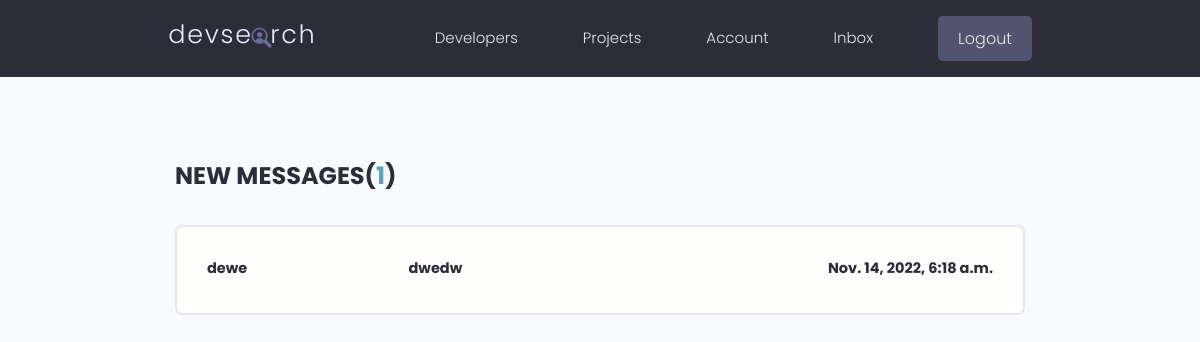
Page /inbox (signed in) on the committed database.
### users/models.py (models this page shows, shortened)
class Message(models.Model):
    sender=models.ForeignKey(Profile,on_delete=models.SET_NULL,null=True,blank=True)
    recipient=models.ForeignKey(Profile,on_delete=models.SET_NULL,null=True,blank=True,related_name="messages")
    name= models.CharField(max_length=200,null=True,blank=True)
    email= models.EmailField(max_length=200,null=True,blank=True)
    subject=models.CharField(max_length=200,null=True,blank=True)
    body=models.TextField()
    is_read=models.BooleanField(default=False,null=True)
    created = models.DateTimeField(auto_now_add=True)
    id = models.UUIDField(default=uuid.uuid4, unique=True, primary_key=True, editable=False)
    class Meta:
        ordering=['is_read','-created']

### users/views.py (the view)
# urls.py: path('inbox',views.inbox,name="inbox"),
@login_required(login_url='login')
def inbox(request):
    message=Message.objects.filter(recipient=request.user.profile)
    unread_count=message.filter(is_read=False).count()
    context={'message':message,"unread_count":unread_count }
    return render(request,"users/inbox.html",context)

### users/templates/users/inbox.html
{% extends 'main.html' %}
{% block content %}
  <main class="inbox my-xl">
    <div class="content-box">
      <h3 class="inbox__title">New Messages(<span>{{ unread_count }}</span>)</h3>
      <ul class="messages">
         {% for item in message %}
          <li class="message {%if item.is_read == True  %}"> {% else %} message--unread"> {% endif %}
          <a href="{% url "view_message" item.id %}">
            <span class="message__author">{{ item.name}}</span>
            <span class="message__subject">{{ item.subject }}</span>
            <span class="message__date">{{ item.created}}</span>
          </a>
        </li>
         {% endfor %}
      </ul>
    </div>
  </main>
{% endblock %}

### static/styles/app.css (style rules this page uses)
:root { --color-sub: #2d2d39; }
.content-box { width: 95%; max-width: 85rem; margin: 0 auto; }
.inbox { height: 90vh; }
.inbox__title, .inbox__title span { font-size: 2.4rem; font-weight: 700; color: var(--color-sub); text-transform: uppercase; text-align: left; margin-bottom: 3rem; }
.inbox__title span { color: var(--color-main); }
.messages { list-style: none; background: var(--color-white); padding: 0.5rem 3rem; border: 2px solid var(--color-light); border-radius: 0.7rem; }
.message { padding: 2.5rem 0; }
.message > a span { font-size: 1.45rem; font-weight: 500; }
.message.message--unread a span { font-weight: 700; color: var(--color-sub); }
.message > a { display: flex; gap: 1rem; }
.message__author, .message__date { flex-basis: 25%; }
.message__subject { flex-basis: 50%; }
.message__date { text-align: right; }

### static/uikit/styles/modules/_variables.css (style rules this page uses)
:root { --color-main: #5aa5b9; --color-main-light: #e6faff; --color-sub: #3f4156; --color-sub-light: #51546e; --color-sub-lighter: #ededfd; --color-text: #737373; --color-gray: #8b8b8b; --color-light: #e5e7eb; --color-light-gray: #767676; --color-bg: #f8fafd; --color-white: #fffefd; --color-white-light: #f3f3f3; --color-success: #359e64; --color-success-bg: #def8e8; --color-error: #fc4b0b; --color-error-bg: #fff2ee; --font-base: 'Poppins', arial, helvetica, 'Segoe UI', roboto, ubuntu, sans-serif; --font-monospace: 'Fira Code', 'Courier New', courier, monospace; --font-regular: 300; --font-medium: 500; --font-bold: 700; --generic-shadow: 1px 1px 5px #00000010; --generic-transition: all 0.3s ease-in-out; }

### static/uikit/styles/modules/_base.css (style rules this page uses)
* { margin: 0; padding: 0; box-sizing: border-box; text-rendering: optimizeLegibility; color: inherit; font-size: inherit; }
html { font-size: 50%; }
@media only screen and (min-width: 480px) { html { font-size: 56.25%; } }
@media only screen and (min-width: 1200px) { html { font-size: 62.5%; } }
body { line-height: 1.6; font-weight: 400; font-size: 1.5rem; color: var(--color-text); background-color: var(--color-bg); min-height: 100vh; }

### static/uikit/styles/modules/_typography.css (style rules this page uses)
* { font-family: var(--font-base); }
h3 { font-size: 3.2rem; font-weight: var(--font-medium); }
p, span, strong { font-size: 1.6rem; color: var(--color-text); font-weight: var(--font-regular); }
a { padding-bottom: 2px; text-decoration: none; display: inline-block; color: var(--color-main); font-weight: var(--font-medium); }

### static/uikit/styles/modules/_utilities.css (style rules this page uses)
.my-xl { margin: 8rem auto; }

### rows in the picture
Message: name "dewe", subject "dwedw", created "Nov. 14, 2022, 6:18 a.m."

### other values in the picture
{{ unread_count }} "1"
